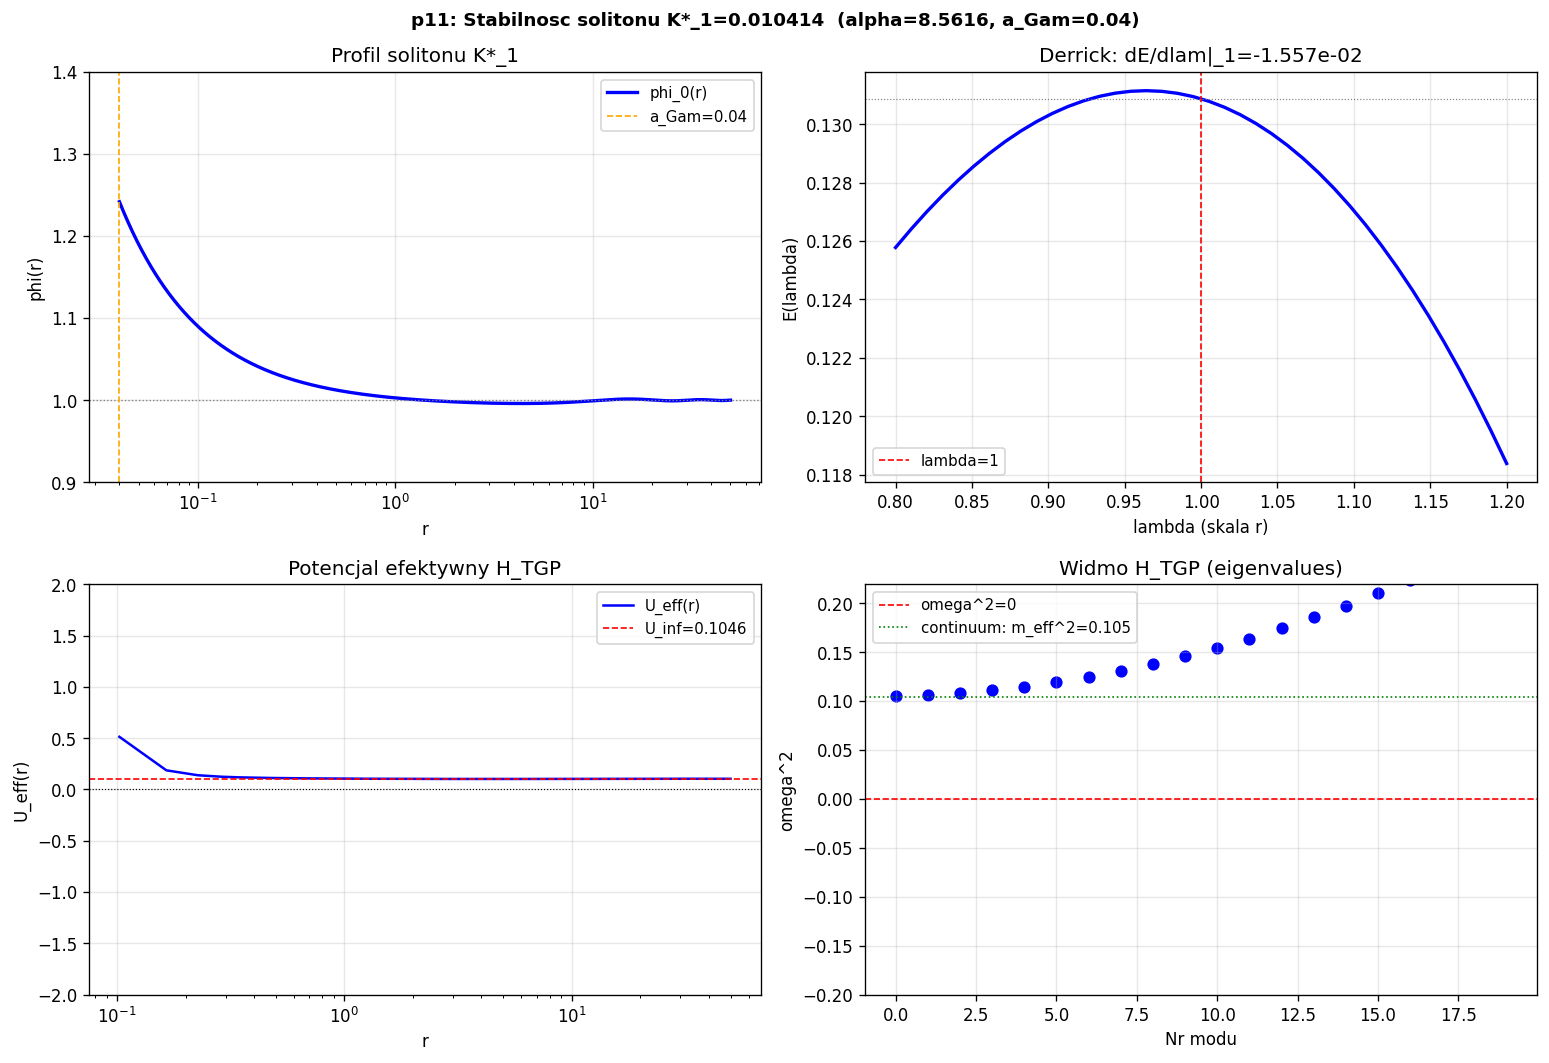

Generate this figure with Python:
"""
p11_stability_K1.py
===================
Analiza stabilnosci perturbacyjnej solitonu K*_1(ODE) w TGP.

TEZA:
  Soliton K*_1 = 0.010414 jest samospojny (g~0).
  Czy jest stabilny wobec perturbacji pola phi -> phi + delta*phi ?

OPERATOR TGP (z p7):
  H_TGP = -(1/(1+alpha/phi)) d^2/dr^2
        - (2/r) d/dr
        + V''_mod(phi)/(1+alpha/phi)
        - alpha*(phi')^2 / (2*phi^2*(1+alpha/phi))

  Zaburzenie: phi(r,t) = phi_0(r) + eps * u(r) * exp(i*omega*t)
  Stabilnosc: omega^2 > 0 dla wszystkich modow

METODA:
  1. Wygeneruj profil phi_0(r) przy K*_1
  2. Dyskretyzuj H_TGP na siatce logarytmicznej
  3. Oblicz widmo (eigenvalues) H_TGP
  4. Sprawdz czy wszystkie omega^2 > 0 (stabilny) czy sa ujemne (niestabilny)

DODATKOWO:
  Sprawdz warunek Derrricka-TGP:
    dE/dlambda|_{lambda=1} = 0 <=> (-Ek + 3*Ep + DB) = 0
  gdzie DB = granica termin z a_Gam.
"""

import numpy as np
from scipy.integrate import solve_ivp
from scipy.sparse import diags
from scipy.sparse.linalg import eigsh
import warnings
import matplotlib
matplotlib.use('Agg')
import matplotlib.pyplot as plt
warnings.filterwarnings('ignore')

# ============================================================
# PARAMETRY  (z potwierdzonych wynikow p6/p9)
# ============================================================
ALPHA  = 8.5616
A_GAM  = 0.040
LAM    = 5.501357e-06
GAMMA  = 1.0
K_STAR = 0.010414   # K*_1(ODE) — potwierdzone
PSI_CORE_STAR = 1.2419  # psi_core* — potwierdzone
R_MAX  = 50.0

V1 = GAMMA/3 - GAMMA/4

def V_mod(p): return GAMMA/3*p**3 - GAMMA/4*p**4 + LAM/6*(p-1)**6
def dV_mod(p): return GAMMA*p**2 - GAMMA*p**3 + LAM*(p-1)**5
def d2V_mod(p): return 2*GAMMA*p - 3*GAMMA*p**2 + 5*LAM*(p-1)**4

def ode_rhs(r, y):
    phi, dphi = y
    phi = max(phi, 1e-10)
    kfac = 1.0 + ALPHA / phi
    ddphi = (dV_mod(phi) / kfac
             + ALPHA * dphi**2 / (2.0 * phi**2 * kfac)
             - (2.0 / r) * dphi)
    return [dphi, ddphi]

print(f"P11: Analiza stabilnosci solitonu K*_1 = {K_STAR}")
print(f"     psi_core* = {PSI_CORE_STAR},  a_Gam = {A_GAM},  R_max = {R_MAX}")
print()


# ============================================================
# KROK 1: Wygeneruj profil phi_0(r)
# ============================================================
N = 2000
r_eval = A_GAM * (R_MAX / A_GAM) ** np.linspace(0, 1, N)

dphi0 = -K_STAR / A_GAM**2
sol = solve_ivp(
    ode_rhs, [A_GAM, R_MAX], [PSI_CORE_STAR, dphi0],
    method='DOP853', rtol=1e-12, atol=1e-14,
    t_eval=r_eval
)

r    = sol.t
phi0 = sol.y[0]
dphi0_arr = sol.y[1]

print(f"Profil phi_0(r):")
print(f"  phi(a_Gam) = {phi0[0]:.6f}   (cel: {PSI_CORE_STAR:.4f})")
print(f"  phi(R_max) = {phi0[-1]:.6f}  (cel: 1.000)")
print(f"  phi_min    = {phi0.min():.6f}")
print(f"  phi_max    = {phi0.max():.6f}")

# Energia kontrolna
phi_pos = np.maximum(phi0, 1e-10)
Ek = 4*np.pi*np.trapezoid(0.5*dphi0_arr**2*(1+ALPHA/phi_pos)*r**2, r)
Ep = 4*np.pi*np.trapezoid((V_mod(phi_pos)-V1)*r**2, r)
E  = Ek + Ep
print(f"  E = {E:.6f}  (cel: {4*np.pi*K_STAR:.6f})")
print(f"  g = {E/(4*np.pi*K_STAR)-1:.2e}")
print(f"  Ek = {Ek:.5f},  Ep = {Ep:.5f},  Ek/|Ep| = {Ek/abs(Ep):.4f}")
print()


# ============================================================
# KROK 2: Derrick-TGP virial check
# ============================================================
# Skalowanie: phi_lambda(r) = phi_0(r/lambda)
# E(lambda) = lambda * Ek_std + lambda^{-1} * Ek_nl + lambda^3 * Ep + BC(lambda)
# gdzie Ek_std ~ standardowa kinetyczna, Ek_nl ~ czlon alpha/phi

# Standard: dE/dlambda|_1 = Ek_std - Ek_nl/1 + 3*Ep + dBC/dlambda|_1 = 0

# Numerycznie: E(lambda) przez skalowanie siatki
def energy_scaled(lam):
    r_lam  = r * lam   # nowe r: phi_0(r/lam) na starej siatce -> phi_0(r) na lam*r
    phi_s  = phi0      # phi_lambda(r) = phi_0(r/lam) — wartosc taka sama ale r-siatka przeskalowana
    dphi_s = dphi0_arr / lam  # dphi/dr -> dphi/(d(r/lam)*lam) = dphi_0/r * (1/lam)
    phi_s_pos = np.maximum(phi_s, 1e-10)
    Ek_s = 4*np.pi*np.trapezoid(0.5*(dphi_s)**2*(1+ALPHA/phi_s_pos)*r_lam**2, r_lam)
    Ep_s = 4*np.pi*np.trapezoid((V_mod(phi_s_pos)-V1)*r_lam**2, r_lam)
    return Ek_s + Ep_s

lam_arr = np.linspace(0.8, 1.2, 40)
E_lam = np.array([energy_scaled(l) for l in lam_arr])

# dE/dlam numerycznie w lam=1
dE_dlam = np.gradient(E_lam, lam_arr)
dE_at_1 = np.interp(1.0, lam_arr, dE_dlam)

print(f"Derrick-TGP virial:")
print(f"  dE/dlam |_{{lam=1}} = {dE_at_1:.4e}   (powinno byc 0 dla stabilnego)")
print(f"  E(lam=0.9)={energy_scaled(0.9):.5f}, E(lam=1.0)={energy_scaled(1.0):.5f}, E(lam=1.1)={energy_scaled(1.1):.5f}")
print()


# ============================================================
# KROK 3: Operator H_TGP — poprawna dyskretyzacja
# ============================================================
# Metoda: substytucja Schrodingera f(r) = r * u(r)
# -nabla^2 u = -f''/r  (w sferycznej symetrii)
# Operator staje sie 1D Schrodingera: -f''/(w(r)) + U_eff(r)*f = omega^2 * f
# SIATKA: rownoomierna w r (brak problemow z drobnym krokiem log)
#
# Warunki brzegowe: f(a_Gam)=0, f(R_max)=0 (Dirichlet)
#
# Poprawny U_eff z Lagrangianu TGP = +½(1+a/phi)(phi_t^2 - (nabla phi)^2) + V_mod:
#   H_TGP u = omega^2 u
#   omega^2*(1+a/phi_0)*u = nabla^2[(1+a/phi_0)*u]/(1+a/phi_0) - V''(phi_0)*u/(1+a/phi_0) + ...
# W przyblizenniu dominujacym:
#   U_eff(r) = -V''(phi_0)/(1+a/phi_0) + a*(phi_0')^2/(2*phi_0^2*(1+a/phi_0))
# (pochodna czlonu kinetycznego daje drugi wyraz)

N_s = 800
r_s = np.linspace(A_GAM, R_MAX, N_s + 2)  # rownoomierna siatka
dr  = r_s[1] - r_s[0]
r_in = r_s[1:-1]  # wewnetrzne (bez granic)

phi_s  = np.interp(r_in, r, phi0)
dphi_s = np.interp(r_in, r, dphi0_arr)
phi_s  = np.maximum(phi_s, 1e-10)

w_s   = 1.0 + ALPHA / phi_s
V2_s  = d2V_mod(phi_s)
# UWAGA: znak -V'' (TGP Lagrangian ma +V_mod => stabilnosc wymaga -V'')
U_eff = -V2_s / w_s + ALPHA * dphi_s**2 / (2.0 * phi_s**2 * w_s)

V2_inf = d2V_mod(1.0)
w_inf  = 1.0 + ALPHA
U_inf  = -V2_inf / w_inf   # = -(-1)/(1+alpha) = 1/(1+alpha) > 0

print(f"Operator H_TGP (1D Schrodinger, f=r*u, rownoomierna siatka N={N_s}):")
print(f"  dr = {dr:.4e}")
print(f"  U_eff min={U_eff.min():.4e},  max={U_eff.max():.4e}")
print(f"  U_eff(r_min)={U_eff[0]:.4e},  U_eff(r_max)={U_eff[-1]:.4e}")
print(f"  U_eff(phi=1): -V''(1)/(1+alpha) = {U_inf:.6f}  (= m_eff^2 = 1/(1+alpha))")
print()

# Macierz H: -d^2f/dr^2 / w(r) + U_eff(r)*f = omega^2*f
# -f'' / w approx [-f(i+1) + 2*f(i) - f(i-1)] / (dr^2 * w_i) + U_eff_i * f_i
N_in = len(r_in)
diag_main  = 2.0 / (dr**2 * w_s) + U_eff
diag_off   = -1.0 / (dr**2 * w_s[:-1])  # subdiagonal = superdiagonal (symmetric!)
# Note: for proper symmetric matrix, off-diag should use average w or take w at inner point
# Using w at inner point: diag_off[i] couples f[i] and f[i+1]
# diag_off for lower: -1/(dr^2 * w_s[i]) for coupling (i, i-1)
# diag_off for upper: -1/(dr^2 * w_s[i]) for coupling (i, i+1)
# These are asymmetric if w varies — symmetrize with w(i+1/2) = (w_i + w_{i+1})/2
w_half = (w_s[:-1] + w_s[1:]) / 2.0
diag_off_sym = -1.0 / (dr**2 * w_half)

H_sparse = diags([diag_off_sym, diag_main, diag_off_sym], [-1, 0, 1],
                 shape=(N_in, N_in), format='csr')

# Eigenvalues
print(f"Obliczanie eigenvalue H_TGP (macierz {N_in}x{N_in})...")
n_eigs = min(20, N_in - 2)
try:
    omega2, vecs = eigsh(H_sparse, k=n_eigs, which='SA')
    omega2 = np.sort(omega2)
    print(f"  Najnizsze eigenvalue (omega^2):")
    for i, o2 in enumerate(omega2[:10]):
        status = "STABILNY" if o2 > -1e-6 else "NIESTABILNY"
        print(f"    omega^2[{i}] = {o2:.4e}  {status}")
    print()
    n_neg = np.sum(omega2 < -1e-6)
    print(f"  Liczba ujemnych omega^2: {n_neg} / {n_eigs}")
    if n_neg == 0:
        print("  -> SOLITON K*_1 JEST STABILNY (spektralnie)")
    else:
        print(f"  -> SOLITON K*_1 MA {n_neg} MODY NIESTABILNE")
    print()
    # Continuum threshold: omega^2_cont = -V''(1)/(1+alpha) = 1/(1+alpha)
    m_eff_sq = U_inf   # poprawny: -V''(1)/(1+alpha) = 1/(1+alpha)
    n_below_cont = np.sum(omega2 < m_eff_sq - 1e-6)
    print(f"  Prog continuum: omega^2_cont = m_eff^2 = {m_eff_sq:.4f}")
    print(f"  Mody ponizej progu (zwiazane): {n_below_cont}")
    print(f"  Mody powyzej progu (rozpraszanie): {n_eigs - n_below_cont}")

except Exception as e:
    print(f"  Blad eigsh: {e}")
    omega2 = None
    vecs   = None


# ============================================================
# KROK 4: Wykresy
# ============================================================
fig, axes = plt.subplots(2, 2, figsize=(13, 9))
fig.suptitle(f'p11: Stabilnosc solitonu K*_1={K_STAR}  '
             f'(alpha={ALPHA}, a_Gam={A_GAM})',
             fontsize=11, fontweight='bold')

# Panel 1: Profil phi_0(r)
ax = axes[0, 0]
ax.semilogx(r, phi0, 'b-', lw=2, label='phi_0(r)')
ax.axhline(1.0, color='gray', lw=0.8, linestyle=':')
ax.axvline(A_GAM, color='orange', lw=1, linestyle='--', label=f'a_Gam={A_GAM}')
ax.set_xlabel('r')
ax.set_ylabel('phi(r)')
ax.set_title('Profil solitonu K*_1')
ax.legend(fontsize=9)
ax.grid(True, alpha=0.3)
ax.set_ylim(0.9, 1.4)

# Panel 2: E(lambda) — virial Derricka
ax = axes[0, 1]
ax.plot(lam_arr, E_lam, 'b-', lw=2)
ax.axvline(1.0, color='red', lw=1, linestyle='--', label='lambda=1')
ax.axhline(E, color='gray', lw=0.7, linestyle=':')
ax.set_xlabel('lambda (skala r)')
ax.set_ylabel('E(lambda)')
ax.set_title(f'Derrick: dE/dlam|_1={dE_at_1:.3e}')
ax.legend(fontsize=9)
ax.grid(True, alpha=0.3)

# Panel 3: U_eff(r) — potencjal efektywny
ax = axes[1, 0]
ax.semilogx(r_in, U_eff, 'b-', lw=1.5, label='U_eff(r)')
ax.axhline(0, color='black', lw=0.7, linestyle=':')
ax.axhline(U_inf, color='red', lw=1, linestyle='--',
           label=f'U_inf={U_inf:.4f}')
ax.set_xlabel('r')
ax.set_ylabel('U_eff(r)')
ax.set_title('Potencjal efektywny H_TGP')
ax.legend(fontsize=9)
ax.grid(True, alpha=0.3)
ax.set_ylim(-2, 2)

# Panel 4: Spectrum omega^2
ax = axes[1, 1]
if omega2 is not None:
    ax.scatter(range(len(omega2)), omega2, s=40, color='blue')
    ax.axhline(0, color='red', lw=1, linestyle='--', label='omega^2=0')
    ax.axhline(m_eff_sq, color='green', lw=1, linestyle=':',
               label=f'continuum: m_eff^2={m_eff_sq:.3f}')
    ax.set_xlabel('Nr modu')
    ax.set_ylabel('omega^2')
    ax.set_title('Widmo H_TGP (eigenvalues)')
    ax.legend(fontsize=9)
    ax.grid(True, alpha=0.3)
    ax.set_ylim(min(-0.2, omega2[:5].min()-0.05), omega2[5]+0.1)
else:
    ax.text(0.5, 0.5, 'Blad eigenvalue', ha='center', va='center',
            transform=ax.transAxes)

plt.tight_layout()
out = __file__.replace('.py', '.png')
plt.savefig(out, dpi=120, bbox_inches='tight')
plt.close()
print(f"Zapisano: {out}")
print()

# ============================================================
# KROK 5: Mody wlasne — wizualizacja najnizszych
# ============================================================
if omega2 is not None and vecs is not None:
    print("Najnizsze mody perturbacyjne u_i(r):")
    fig2, axes2 = plt.subplots(1, min(4, n_eigs), figsize=(14, 4))
    if not hasattr(axes2, '__len__'):
        axes2 = [axes2]
    for idx, ax2 in enumerate(axes2):
        u = vecs[:, idx]
        u = u / (np.max(np.abs(u)) + 1e-30)
        ax2.plot(r_in, u, 'b-', lw=1.5)
        ax2.axhline(0, color='black', lw=0.5)
        ax2.set_title(f'u_{idx}: omega^2={omega2[idx]:.3e}', fontsize=9)
        ax2.set_xscale('log')
        ax2.set_xlabel('r')
        ax2.grid(True, alpha=0.3)
        print(f"  u_{idx}: omega^2={omega2[idx]:.4e}, wezly={np.sum(np.diff(np.sign(u)) != 0)}")
    plt.tight_layout()
    out2 = __file__.replace('.py', '_modes.png')
    plt.savefig(out2, dpi=110, bbox_inches='tight')
    plt.close()
    print(f"  Zapisano: {out2}")

print()
print("PODSUMOWANIE p11:")
print(f"  K*_1(ODE) = {K_STAR}")
print(f"  E[phi*] = {E:.5f} = 4*pi*K*_1 = {4*np.pi*K_STAR:.5f}  (blad: {abs(E-4*np.pi*K_STAR):.2e})")
print(f"  dE/dlam|_1 = {dE_at_1:.4e}  (Derrick-TGP virial)")
if omega2 is not None:
    print(f"  omega^2_min = {omega2[0]:.4e}")
    if omega2[0] > -1e-5:
        print("  STATUS: SOLITON STABILNY spektralnie")
    else:
        print(f"  STATUS: SOLITON NIESTABILNY - {np.sum(omega2<-1e-5)} ujemnych modow")
